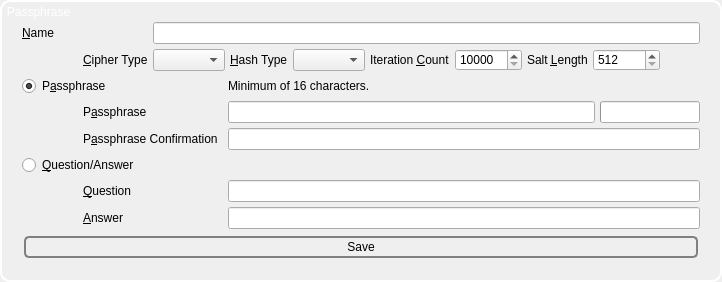
               <widget class="QGroupBox" name="passphraseGroupBox">
                <property name="styleSheet">
                 <string notr="true">QGroupBox { 
background-color:
qlineargradient(spread:pad, 
x1:0, y1:1, 
x2:1, y2:0, 
stop:0.05 rgba(218, 232, 255, 255), 
stop:1 rgba(170, 85, 255, 255));
color: rgb(255, 255, 255);

border-style: outset;
border-width: 2px;
border-radius: 10px;
border-color: white;
padding: 15px;
}

QGroupBox::title
{
left: 5px;
top: 5px;
}</string>
                </property>
                <property name="title">
                 <string>Passphrase</string>
                </property>
                <layout class="QVBoxLayout" name="verticalLayout_16">
                 <property name="spacing">
                  <number>5</number>
                 </property>
                 <property name="leftMargin">
                  <number>5</number>
                 </property>
                 <property name="topMargin">
                  <number>5</number>
                 </property>
                 <property name="rightMargin">
                  <number>5</number>
                 </property>
                 <property name="bottomMargin">
                  <number>5</number>
                 </property>
                 <item>
                  <layout class="QGridLayout" name="gridLayout">
                   <property name="spacing">
                    <number>5</number>
                   </property>
                   <item row="6" column="4">
                    <widget class="spoton_lineedit" name="passphrase2">
                     <property name="echoMode">
                      <enum>QLineEdit::Password</enum>
                     </property>
                    </widget>
                   </item>
                   <item row="8" column="0" colspan="2">
                    <widget class="QRadioButton" name="question_rb">
                     <property name="text">
                      <string>&amp;Question/Answer</string>
                     </property>
                    </widget>
                   </item>
                   <item row="9" column="4">
                    <widget class="spoton_lineedit" name="question"/>
                   </item>
                   <item row="10" column="4">
                    <widget class="spoton_lineedit" name="answer"/>
                   </item>
                   <item row="3" column="4">
                    <widget class="QLabel" name="label_58">
                     <property name="text">
                      <string>Minimum of 16 characters.</string>
                     </property>
                    </widget>
                   </item>
                   <item row="3" column="0" colspan="2">
                    <widget class="QRadioButton" name="passphrase_rb">
                     <property name="sizePolicy">
                      <sizepolicy hsizetype="Minimum" vsizetype="Preferred">
                       <horstretch>0</horstretch>
                       <verstretch>0</verstretch>
                      </sizepolicy>
                     </property>
                     <property name="text">
                      <string>P&amp;assphrase</string>
                     </property>
                     <property name="checked">
                      <bool>true</bool>
                     </property>
                    </widget>
                   </item>
                   <item row="1" column="0" colspan="2">
                    <widget class="QLabel" name="label_74">
                     <property name="text">
                      <string>&amp;Name</string>
                     </property>
                     <property name="buddy">
                      <cstring>username</cstring>
                     </property>
                    </widget>
                   </item>
                   <item row="1" column="2" colspan="3">
                    <widget class="QLineEdit" name="username"/>
                   </item>
                   <item row="2" column="0">
                    <widget class="QLabel" name="label_18">
                     <property name="text">
                      <string/>
                     </property>
                    </widget>
                   </item>
                   <item row="4" column="1" colspan="2">
                    <widget class="QLabel" name="label_55">
                     <property name="text">
                      <string>P&amp;assphrase</string>
                     </property>
                     <property name="buddy">
                      <cstring>passphrase1</cstring>
                     </property>
                    </widget>
                   </item>
                   <item row="6" column="1" colspan="2">
                    <widget class="QLabel" name="label_56">
                     <property name="text">
                      <string>P&amp;assphrase Confirmation</string>
                     </property>
                     <property name="buddy">
                      <cstring>passphrase2</cstring>
                     </property>
                    </widget>
                   </item>
                   <item row="9" column="1" colspan="2">
                    <widget class="QLabel" name="label_97">
                     <property name="text">
                      <string>&amp;Question</string>
                     </property>
                     <property name="buddy">
                      <cstring>question</cstring>
                     </property>
                    </widget>
                   </item>
                   <item row="10" column="1" colspan="2">
                    <widget class="QLabel" name="label_98">
                     <property name="text">
                      <string>&amp;Answer</string>
                     </property>
                     <property name="buddy">
                      <cstring>answer</cstring>
                     </property>
                    </widget>
                   </item>
                   <item row="2" column="1" colspan="4">
                    <layout class="QHBoxLayout" name="horizontalLayout_18">
                     <property name="spacing">
                      <number>5</number>
                     </property>
                     <item>
                      <widget class="QLabel" name="label">
                       <property name="text">
                        <string>&amp;Cipher Type</string>
                       </property>
                       <property name="buddy">
                        <cstring>cipherType</cstring>
                       </property>
                      </widget>
                     </item>
                     <item>
                      <widget class="QComboBox" name="cipherType">
                       <property name="sizeAdjustPolicy">
                        <enum>QComboBox::AdjustToContents</enum>
                       </property>
                      </widget>
                     </item>
                     <item>
                      <widget class="QLabel" name="label_14">
                       <property name="text">
                        <string>&amp;Hash Type</string>
                       </property>
                       <property name="buddy">
                        <cstring>hashType</cstring>
                       </property>
                      </widget>
                     </item>
                     <item>
                      <widget class="QComboBox" name="hashType">
                       <property name="sizeAdjustPolicy">
                        <enum>QComboBox::AdjustToContents</enum>
                       </property>
                      </widget>
                     </item>
                     <item>
                      <widget class="QLabel" name="label_15">
                       <property name="text">
                        <string>Iteration &amp;Count</string>
                       </property>
                       <property name="buddy">
                        <cstring>iterationCount</cstring>
                       </property>
                      </widget>
                     </item>
                     <item>
                      <widget class="QSpinBox" name="iterationCount">
                       <property name="minimum">
                        <number>10000</number>
                       </property>
                       <property name="maximum">
                        <number>999999999</number>
                       </property>
                       <property name="value">
                        <number>10000</number>
                       </property>
                      </widget>
                     </item>
                     <item>
                      <widget class="QLabel" name="label_16">
                       <property name="text">
                        <string>Salt &amp;Length</string>
                       </property>
                       <property name="buddy">
                        <cstring>saltLength</cstring>
                       </property>
                      </widget>
                     </item>
                     <item>
                      <widget class="QSpinBox" name="saltLength">
                       <property name="minimum">
                        <number>512</number>
                       </property>
                       <property name="maximum">
                        <number>999999999</number>
                       </property>
                      </widget>
                     </item>
                     <item>
                      <spacer name="horizontalSpacer_11">
                       <property name="orientation">
                        <enum>Qt::Horizontal</enum>
                       </property>
                       <property name="sizeHint" stdset="0">
                        <size>
                         <width>40</width>
                         <height>20</height>
                        </size>
                       </property>
                      </spacer>
                     </item>
                    </layout>
                   </item>
                   <item row="4" column="4">
                    <layout class="QHBoxLayout" name="horizontalLayout_3">
                     <property name="spacing">
                      <number>5</number>
                     </property>
                     <item>
                      <widget class="spoton_lineedit" name="passphrase1">
                       <property name="echoMode">
                        <enum>QLineEdit::Password</enum>
                       </property>
                      </widget>
                     </item>
                     <item>
                      <widget class="QProgressBar" name="passphrase_strength_indicator">
                       <property name="maximumSize">
                        <size>
                         <width>100</width>
                         <height>16777215</height>
                        </size>
                       </property>
                       <property name="value">
                        <number>0</number>
                       </property>
                       <property name="textVisible">
                        <bool>false</bool>
                       </property>
                      </widget>
                     </item>
                    </layout>
                   </item>
                  </layout>
                 </item>
                 <item>
                  <widget class="QPushButton" name="setPassphrase">
                   <property name="styleSheet">
                    <string notr="true">QPushButton {
 border: 2px solid gray;
 background-color: qlineargradient(x1: 0, y1: 0, x2: 0, y2: 1,
                                   stop: 0 #E0E0E0, stop: 1 #FFFFFF);
 border-radius: 5px;
 margin: 2px;
 padding: 2px;
 }


QPushButton:hover { 
background-color: qlineargradient(x1: 0, y1: 0, x2: 0, y2: 1,
                                   stop: 0 rgb(254,229,172), stop: 1 #FFFFFF);
background-position: top center; } 


QPushButton:pressed {
     background-color: darkgrey;
     border-style: inset;
 }
</string>
                   </property>
                   <property name="text">
                    <string>Save</string>
                   </property>
                   <property name="icon">
                    <iconset resource="../Icons/icons.qrc">
                     <normaloff>:/nuvola/ok.png</normaloff>:/nuvola/ok.png</iconset>
                   </property>
                   <property name="iconSize">
                    <size>
                     <width>40</width>
                     <height>40</height>
                    </size>
                   </property>
                  </widget>
                 </item>
                </layout>
               </widget>
